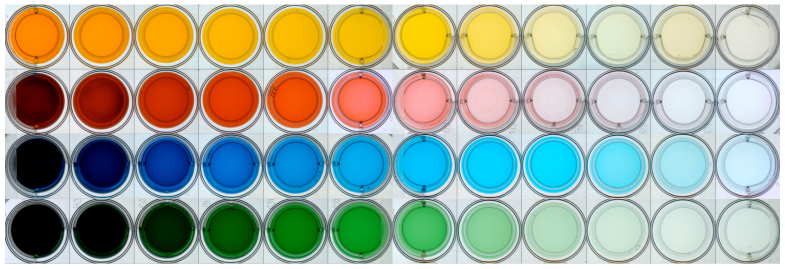
#> input picture colorplate.png, 1570 x 537 px (shown at 1/2 size)
$ python modify-image.py
#> lines starting #> are read from the running program, lines starting #| are printed output that depends on the picture; after the words box and inside, x2 and y2 are one past the last pixel; in counts of white or black regions, pixels touching at a corner belong together
import cv2
import matplotlib.pyplot as plt
import math

plate =  cv2.imread("colorplate.png", cv2.IMREAD_COLOR)
#> plate is the input picture: shape (537, 1570, 3); mean B, G, R 153.8, 170.4, 161.7

cv2.rectangle(plate, (0, 0), (1570, 537), (0, 0, 0), -1)
#> plate: shape (537, 1570, 3); every value is 0
for x in range(72,1574, 130):
    cv2.circle(plate, (x, 70), 35, (255, 255, 255), -1)
    cv2.circle(plate, (x, 200), 35, (255, 255, 255), -1)
    cv2.circle(plate, (x, 330), 35, (255, 255, 255), -1)
    cv2.circle(plate, (x, 460), 35, (255, 255, 255), -1)
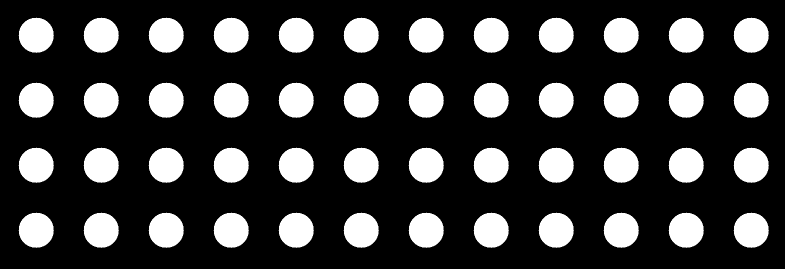
#> plate: shape (537, 1570, 3) (shown at 1/2 size); 21.9% white; 48 white regions, largest, box (x1, y1, x2, y2) and area: (37, 35, 108, 106) 3853, (167, 35, 238, 106) 3853, (297, 35, 368, 106) 3853

cv2.imwrite(f'plate_mask.png', plate)

org_plate =  cv2.imread("colorplate.png", cv2.IMREAD_COLOR)

for r, row in enumerate(org_plate):
        for c, value in enumerate(row):
            if plate[r][c][0] != 0:
                plate[r][c][0] = org_plate[r][c][0]
            if plate[r][c][1] != 0:
                plate[r][c][1] = org_plate[r][c][1]
            if plate[r][c][2] != 0:
                plate[r][c][2] = org_plate[r][c][2]
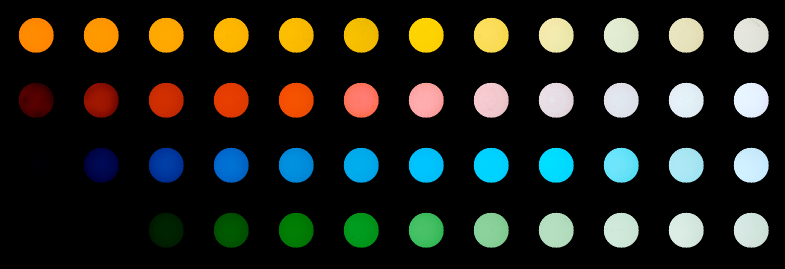
#> plate: shape (537, 1570, 3) (shown at 1/2 size); mean B, G, R 26.6, 34, 31.8

cv2.imwrite(f'plate_color_grid.png', plate)
cv2.imshow(f'plate_color_grid.png', plate)

dilution = []

for i in range(0, 12):
     dilution.append(2**i)
print(dilution)

yellow = []
red=[]
blue=[]
green = []

color_mask = cv2.imread("plate_color_grid.png", cv2.IMREAD_COLOR)
for x in range(73, 1570, 130):
     temp_list = []
     radius = 65
     for y in range(12, 140):
          for circle in range(x-radius, x+radius):
               if color_mask[y][circle][0] != 0 and color_mask[y][circle][1] != 0 and color_mask[y][circle][2] != 0:
                    temp_list.append(color_mask[y][circle][0])
                    temp_list.append(color_mask[y][circle][1])
                    temp_list.append(color_mask[y][circle][2])
     if temp_list==[]:
          yellow.append(0)
     else:
          yellow.append(math.trunc((sum(temp_list))/len(temp_list)))
#> after the loop, yellow = [130, 135, 140, 145, 145, 144, 154, 185, 214, 220, 213, 222]
print("yellow", yellow)
#| yellow [130, 135, 140, 145, 145, 144, 154, 185, 214, 220, 213, 222]

for x in range(73, 1570, 130):
     temp_list = []
     radius = 65
     for y in range(140, 268):
          for circle in range(x-radius, x+radius):
               if color_mask[y][circle][0] != 0 and color_mask[y][circle][1] != 0 and color_mask[y][circle][2] != 0:
                    temp_list.append(color_mask[y][circle][0])
                    temp_list.append(color_mask[y][circle][1])
                    temp_list.append(color_mask[y][circle][2])
     if temp_list==[]:
          red.append(0)
     else:
          red.append(math.trunc((sum(temp_list))/len(temp_list)))
#> after the loop, red = [27, 53, 82, 95, 107, 156, 195, 215, 224, 228, 236, 241]
print("red", red)
#| red [27, 53, 82, 95, 107, 156, 195, 215, 224, 228, 236, 241]
for x in range(73, 1570, 130):
     temp_list = []
     radius = 65
     for y in range(268, 396):
          for circle in range(x-radius, x+radius):
               if color_mask[y][circle][0] != 0 and color_mask[y][circle][1] != 0 and color_mask[y][circle][2] != 0:
                    temp_list.append(color_mask[y][circle][0])
                    temp_list.append(color_mask[y][circle][1])
                    temp_list.append(color_mask[y][circle][2])
     if temp_list==[]:
          blue.append(0)
     else:
          blue.append(math.trunc((sum(temp_list))/len(temp_list)))
#> after the loop, blue = [1, 26, 70, 102, 119, 134, 147, 155, 157, 191, 213, 231]
print("blue", blue)
#| blue [1, 26, 70, 102, 119, 134, 147, 155, 157, 191, 213, 231]
for x in range(73, 1570, 130):
     temp_list = []
     radius = 65
     for y in range(396, 537):
          for circle in range(x-radius, x+radius):
               if color_mask[y][circle][0] != 0 and color_mask[y][circle][1] != 0 and color_mask[y][circle][2] != 0:
                    temp_list.append(color_mask[y][circle][0])
                    temp_list.append(color_mask[y][circle][1])
                    temp_list.append(color_mask[y][circle][2])
     if temp_list==[]:
          green.append(0)
     else:
          green.append(math.trunc((sum(temp_list))/len(temp_list)))
#> after the loop, green = [0, 2, 10, 28, 42, 59, 116, 164, 196, 216, 223, 220]
print("green", green)
#| green [0, 2, 10, 28, 42, 59, 116, 164, 196, 216, 223, 220]

hist_dict = {}
grayscale_mask = cv2.imread("plate_color_grid.png", cv2.IMREAD_GRAYSCALE)
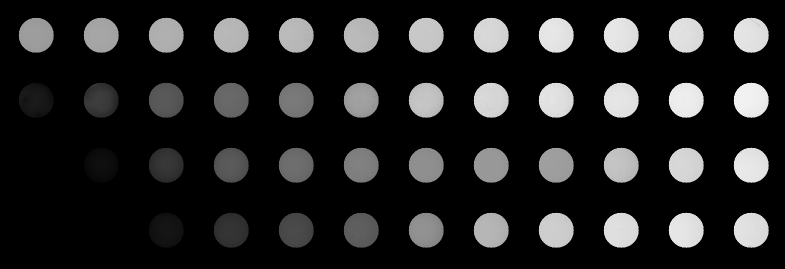
#> grayscale_mask: shape (537, 1570) (shown at 1/2 size); min 0, max 243, mean 32.4
cv2.imwrite(f"grayscale_mask.png", grayscale_mask)
cv2.imshow(f"plate_color_grid.png", grayscale_mask)

for i in range(48):
     hist_dict[i] = dict()
     hist_dict[i]["B"] = []
     hist_dict[i]["G"] = []
     hist_dict[i]["R"] = []
     hist_dict[i]["gray"] = []

pt_x = 73
pt_y = 77
radius = 65
num = -1

for x in range(4):
     pt_x = 73
     for y in range(12):
        num+=1
        start_x = pt_x - radius
        end_x = pt_x + radius
        start_y = pt_y - radius
        end_y = pt_y + radius

        B_tempdict = {}
        G_tempdict = {}
        R_tempdict = {}
        gray_tempdict = {}

        for i in range(0, 256):
            hist_dict[num]["B"].append(i)
            hist_dict[num]["G"].append(i)
            hist_dict[num]["R"].append(i)
            hist_dict[num]["gray"].append(i)

            B_tempdict[i] = 0
            G_tempdict[i] = 0
            R_tempdict[i] = 0
            gray_tempdict[i] = 0

        for r, row in enumerate(color_mask):
            for c, value in enumerate(row):
                if c>= start_x and c<= end_x and r>=start_y and r<=end_y:
                    if color_mask[r][c][0] != 0 and color_mask[r][c][1] != 0 and color_mask[r][c][2] != 0:
                        B_tempdict[value[0]]+=1
                        G_tempdict[value[1]]+=1
                        R_tempdict[value[2]]+=1
                        gray_tempdict[grayscale_mask[r][c]]+=1
        for i in range(0, 256):
            hist_dict[num]["B"][i] = B_tempdict[i]
            hist_dict[num]["G"][i] = G_tempdict[i]
            hist_dict[num]["R"][i] = R_tempdict[i]
            hist_dict[num]["gray"][i] = gray_tempdict[i]
        pt_x+=129
     pt_y+=129

x = range(256)
row = -1
col = -1
num = -1

fig, axs = plt.subplots(4, 12)
for i in range(4):
    row += 1
    col = -1
    for i in range(12):
        col += 1
        num += 1
        y = hist_dict[num]["B"]
        axs[row, col].plot(x, y, "blue")
        y = hist_dict[num]["G"]
        axs[row, col].plot(x, y, "green")
        y = hist_dict[num]["R"]
        axs[row, col].plot(x, y, "red")
        y = hist_dict[num]["gray"]
        axs[row, col].plot(x, y, "gray")


fig.supxlabel('Color Value')
fig.supylabel("Value Frequency")
fig.suptitle("Well Color Channel Histograms")
plt.show()
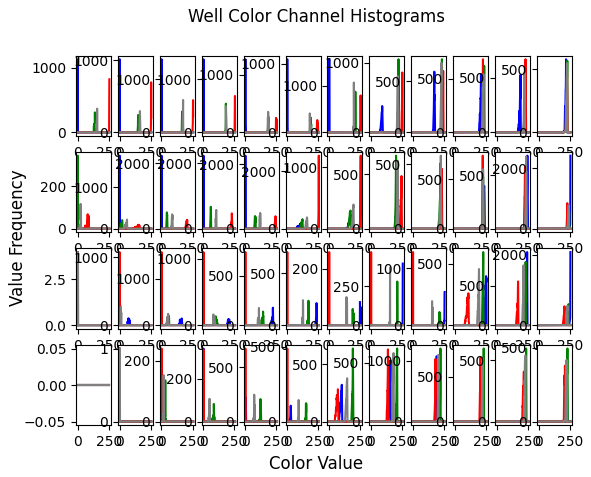
#> figure drawn by matplotlib, 48 panels; panel 1: curve peaks at x = 1, y = 1134; panel 1: curve peaks at x = 139, y = 309; panel 1: curve peaks at x = 255, y = 823; panel 2: curve peaks at x = 1, y = 1016

print("hist_dict", hist_dict)


# [23 lines of commented-out code are left out]


fig = plt.figure(figsize=(10, 5.4))
ax2 = fig.add_subplot(111)
plt.plot(dilution, yellow, color="yellow")
plt.plot(dilution, red, color="red")
plt.plot(dilution, blue, color="blue")
plt.plot(dilution, green, color="green")
plt.title("Well Plate Analysis: Correlation Between Color and Dilution", loc='center')
plt.xlabel("Dilution Factor")
plt.ylabel("Average RGB Value")
plt.savefig("avg_rgb_value.png")
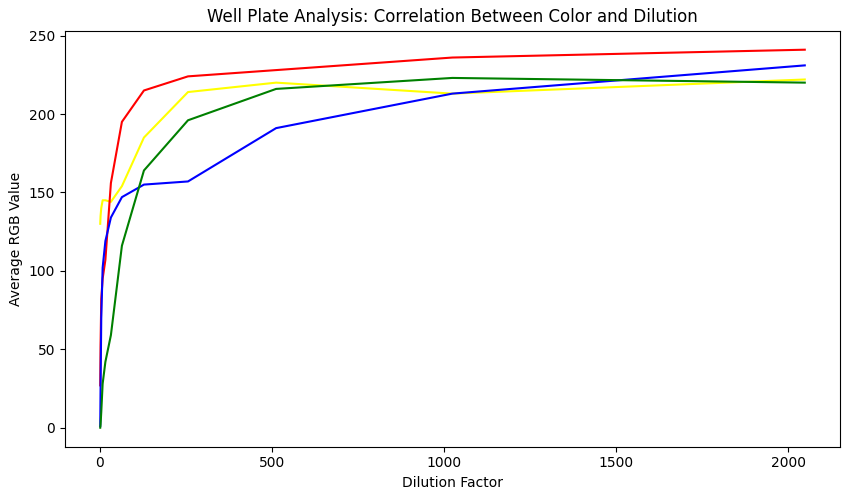
#> figure drawn by matplotlib, 1 panel; curve peaks at x = 2048, y = 222; curve peaks at x = 2048, y = 241; curve peaks at x = 2048, y = 231
plt.show()
cv2.waitKey()
cv2.destroyAllWindows()
